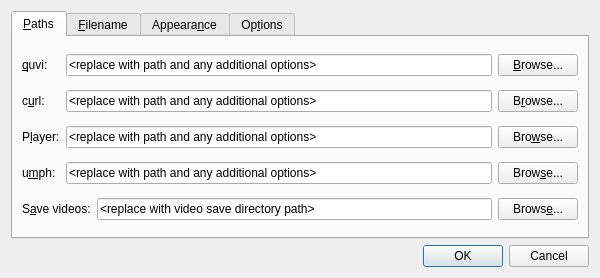
<?xml version="1.0" encoding="UTF-8"?>
<ui version="4.0">
 <class>Preferences</class>
 <widget class="QDialog" name="Preferences">
  <property name="geometry">
   <rect>
    <x>0</x>
    <y>0</y>
    <width>600</width>
    <height>278</height>
   </rect>
  </property>
  <property name="windowTitle">
   <string>Preferences</string>
  </property>
  <layout class="QGridLayout" name="gridLayout">
   <item row="0" column="0">
    <widget class="QTabWidget" name="tabWidget">
     <property name="currentIndex">
      <number>0</number>
     </property>
     <widget class="QWidget" name="tab">
      <attribute name="title">
       <string>&amp;Paths</string>
      </attribute>
      <layout class="QGridLayout" name="gridLayout_2">
       <item row="0" column="0">
        <widget class="QLabel" name="label">
         <property name="text">
          <string>&amp;quvi:</string>
         </property>
         <property name="buddy">
          <cstring>quviPathEdit</cstring>
         </property>
        </widget>
       </item>
       <item row="0" column="1" colspan="2">
        <widget class="QLineEdit" name="quviPathEdit">
         <property name="text">
          <string>&lt;replace with path and any additional options&gt;</string>
         </property>
        </widget>
       </item>
       <item row="0" column="3">
        <widget class="QPushButton" name="browseQuviBtn">
         <property name="text">
          <string>&amp;Browse...</string>
         </property>
        </widget>
       </item>
       <item row="1" column="0">
        <widget class="QLabel" name="label_8">
         <property name="text">
          <string>c&amp;url:</string>
         </property>
         <property name="buddy">
          <cstring>curlPathEdit</cstring>
         </property>
        </widget>
       </item>
       <item row="1" column="1" colspan="2">
        <widget class="QLineEdit" name="curlPathEdit">
         <property name="text">
          <string>&lt;replace with path and any additional options&gt;</string>
         </property>
        </widget>
       </item>
       <item row="1" column="3">
        <widget class="QPushButton" name="browseCurlBtn">
         <property name="text">
          <string>B&amp;rowse...</string>
         </property>
        </widget>
       </item>
       <item row="2" column="0">
        <widget class="QLabel" name="label_2">
         <property name="text">
          <string>P&amp;layer:</string>
         </property>
         <property name="buddy">
          <cstring>playerPathEdit</cstring>
         </property>
        </widget>
       </item>
       <item row="2" column="1" colspan="2">
        <widget class="QLineEdit" name="playerPathEdit">
         <property name="text">
          <string>&lt;replace with path and any additional options&gt;</string>
         </property>
        </widget>
       </item>
       <item row="2" column="3">
        <widget class="QPushButton" name="browsePlayerBtn">
         <property name="text">
          <string>Bro&amp;wse...</string>
         </property>
        </widget>
       </item>
       <item row="3" column="0">
        <widget class="QLabel" name="label_3">
         <property name="text">
          <string>u&amp;mph:</string>
         </property>
         <property name="buddy">
          <cstring>umphPathEdit</cstring>
         </property>
        </widget>
       </item>
       <item row="3" column="1" colspan="2">
        <widget class="QLineEdit" name="umphPathEdit">
         <property name="text">
          <string>&lt;replace with path and any additional options&gt;</string>
         </property>
        </widget>
       </item>
       <item row="3" column="3">
        <widget class="QPushButton" name="browseUmphBtn">
         <property name="text">
          <string>Brow&amp;se...</string>
         </property>
        </widget>
       </item>
       <item row="4" column="0" colspan="2">
        <widget class="QLabel" name="label_10">
         <property name="text">
          <string>S&amp;ave videos:</string>
         </property>
         <property name="buddy">
          <cstring>saveDirEdit</cstring>
         </property>
        </widget>
       </item>
       <item row="4" column="2">
        <widget class="QLineEdit" name="saveDirEdit">
         <property name="text">
          <string>&lt;replace with video save directory path&gt;</string>
         </property>
        </widget>
       </item>
       <item row="4" column="3">
        <widget class="QPushButton" name="browseSaveDirBtn">
         <property name="text">
          <string>Brows&amp;e...</string>
         </property>
        </widget>
       </item>
      </layout>
     </widget>
     <widget class="QWidget" name="tab_4">
      <attribute name="title">
       <string>&amp;Filename</string>
      </attribute>
      <layout class="QGridLayout" name="gridLayout_7">
       <item row="0" column="0">
        <widget class="QLabel" name="label_5">
         <property name="text">
          <string>F&amp;ilename format:</string>
         </property>
         <property name="buddy">
          <cstring>filenameFormatEdit</cstring>
         </property>
        </widget>
       </item>
       <item row="0" column="1">
        <widget class="QLineEdit" name="filenameFormatEdit">
         <property name="text">
          <string>%t.%s</string>
         </property>
        </widget>
       </item>
       <item row="0" column="2">
        <widget class="QComboBox" name="filenameFormatCombo">
         <item>
          <property name="text">
           <string>Default</string>
          </property>
         </item>
         <item>
          <property name="text">
           <string>Title, ID, Suffix</string>
          </property>
         </item>
         <item>
          <property name="text">
           <string>Title, ID, Host, Suffix</string>
          </property>
         </item>
        </widget>
       </item>
       <item row="1" column="0">
        <widget class="QLabel" name="label_6">
         <property name="text">
          <string>Tit&amp;le regexp:</string>
         </property>
         <property name="buddy">
          <cstring>regexpEdit</cstring>
         </property>
        </widget>
       </item>
       <item row="1" column="1">
        <widget class="QLineEdit" name="regexpEdit">
         <property name="text">
          <string>/(\w|\s)/g</string>
         </property>
        </widget>
       </item>
       <item row="1" column="2">
        <widget class="QComboBox" name="regexpCombo">
         <item>
          <property name="text">
           <string>Default</string>
          </property>
         </item>
         <item>
          <property name="text">
           <string>Word characters only</string>
          </property>
         </item>
         <item>
          <property name="text">
           <string>Digit characters only</string>
          </property>
         </item>
         <item>
          <property name="text">
           <string>Non-word characters only</string>
          </property>
         </item>
         <item>
          <property name="text">
           <string>Non-digit characters only</string>
          </property>
         </item>
         <item>
          <property name="text">
           <string>Non-whitespace characters only</string>
          </property>
         </item>
        </widget>
       </item>
       <item row="2" column="0">
        <widget class="QLabel" name="label_7">
         <property name="text">
          <string>Preview:</string>
         </property>
         <property name="buddy">
          <cstring>previewEdit</cstring>
         </property>
        </widget>
       </item>
       <item row="2" column="1">
        <widget class="QLineEdit" name="previewEdit">
         <property name="readOnly">
          <bool>true</bool>
         </property>
        </widget>
       </item>
       <item row="2" column="2">
        <widget class="QPushButton" name="refreshBtn">
         <property name="text">
          <string>&amp;Refresh</string>
         </property>
        </widget>
       </item>
      </layout>
     </widget>
     <widget class="QWidget" name="tab_2">
      <attribute name="title">
       <string>Appeara&amp;nce</string>
      </attribute>
      <layout class="QGridLayout" name="gridLayout_8">
       <item row="0" column="0">
        <widget class="QGroupBox" name="groupBox">
         <property name="title">
          <string>Program Icon</string>
         </property>
         <layout class="QFormLayout" name="formLayout">
          <item row="0" column="0">
           <widget class="QComboBox" name="iconCombo">
            <item>
             <property name="text">
              <string>Default</string>
             </property>
            </item>
            <item>
             <property name="text">
              <string>Custom</string>
             </property>
            </item>
           </widget>
          </item>
          <item row="0" column="1">
           <widget class="QLineEdit" name="iconPathEdit">
            <property name="enabled">
             <bool>false</bool>
            </property>
           </widget>
          </item>
          <item row="1" column="1">
           <widget class="QPushButton" name="browseIconBtn">
            <property name="enabled">
             <bool>false</bool>
            </property>
            <property name="text">
             <string>&amp;Browse...</string>
            </property>
           </widget>
          </item>
         </layout>
        </widget>
       </item>
      </layout>
     </widget>
     <widget class="QWidget" name="tab_3">
      <attribute name="title">
       <string>Op&amp;tions</string>
      </attribute>
      <layout class="QGridLayout" name="gridLayout_6">
       <item row="0" column="0">
        <layout class="QGridLayout" name="gridLayout_3">
         <item row="0" column="0">
          <widget class="QCheckBox" name="minWhenStartsBox">
           <property name="text">
            <string>&amp;Minimize when download starts</string>
           </property>
          </widget>
         </item>
         <item row="1" column="0">
          <widget class="QCheckBox" name="minToTrayBox">
           <property name="text">
            <string>M&amp;inimize to system tray</string>
           </property>
          </widget>
         </item>
         <item row="2" column="0">
          <widget class="QCheckBox" name="playWhenDoneBox">
           <property name="text">
            <string>Pl&amp;ay video when done downloading</string>
           </property>
          </widget>
         </item>
         <item row="3" column="0">
          <widget class="QCheckBox" name="stayOnTopBox">
           <property name="text">
            <string>&amp;Stay on top</string>
           </property>
          </widget>
         </item>
         <item row="4" column="0">
          <widget class="QCheckBox" name="showReminderBox">
           <property name="text">
            <string>S&amp;how reminder when NomNom starts</string>
           </property>
          </widget>
         </item>
         <item row="5" column="0">
          <widget class="QCheckBox" name="dontPromptFilenameBox">
           <property name="text">
            <string>&amp;Do not prompt for filename</string>
           </property>
          </widget>
         </item>
        </layout>
       </item>
       <item row="0" column="1">
        <layout class="QGridLayout" name="gridLayout_4">
         <item row="0" column="0">
          <widget class="QPushButton" name="clearRecentBtn">
           <property name="text">
            <string>Cl&amp;ear recent</string>
           </property>
          </widget>
         </item>
         <item row="1" column="0">
          <widget class="QPushButton" name="languageBtn">
           <property name="text">
            <string>&amp;Language...</string>
           </property>
          </widget>
         </item>
        </layout>
       </item>
       <item row="1" column="0">
        <layout class="QGridLayout" name="gridLayout_5">
         <item row="0" column="0">
          <widget class="QLabel" name="label_9">
           <property name="text">
            <string>Config:</string>
           </property>
          </widget>
         </item>
         <item row="0" column="1">
          <widget class="QLineEdit" name="configEdit">
           <property name="readOnly">
            <bool>true</bool>
           </property>
          </widget>
         </item>
        </layout>
       </item>
      </layout>
     </widget>
    </widget>
   </item>
   <item row="1" column="0">
    <widget class="QDialogButtonBox" name="buttonBox">
     <property name="orientation">
      <enum>Qt::Horizontal</enum>
     </property>
     <property name="standardButtons">
      <set>QDialogButtonBox::Cancel|QDialogButtonBox::Ok</set>
     </property>
    </widget>
   </item>
  </layout>
 </widget>
 <tabstops>
  <tabstop>tabWidget</tabstop>
  <tabstop>quviPathEdit</tabstop>
  <tabstop>browseQuviBtn</tabstop>
  <tabstop>curlPathEdit</tabstop>
  <tabstop>browseCurlBtn</tabstop>
  <tabstop>playerPathEdit</tabstop>
  <tabstop>browsePlayerBtn</tabstop>
  <tabstop>umphPathEdit</tabstop>
  <tabstop>browseUmphBtn</tabstop>
  <tabstop>saveDirEdit</tabstop>
  <tabstop>browseSaveDirBtn</tabstop>
  <tabstop>filenameFormatEdit</tabstop>
  <tabstop>filenameFormatCombo</tabstop>
  <tabstop>regexpEdit</tabstop>
  <tabstop>regexpCombo</tabstop>
  <tabstop>previewEdit</tabstop>
  <tabstop>refreshBtn</tabstop>
  <tabstop>iconCombo</tabstop>
  <tabstop>iconPathEdit</tabstop>
  <tabstop>browseIconBtn</tabstop>
  <tabstop>minWhenStartsBox</tabstop>
  <tabstop>minToTrayBox</tabstop>
  <tabstop>playWhenDoneBox</tabstop>
  <tabstop>stayOnTopBox</tabstop>
  <tabstop>showReminderBox</tabstop>
  <tabstop>dontPromptFilenameBox</tabstop>
  <tabstop>clearRecentBtn</tabstop>
  <tabstop>languageBtn</tabstop>
  <tabstop>configEdit</tabstop>
  <tabstop>buttonBox</tabstop>
 </tabstops>
 <resources/>
 <connections>
  <connection>
   <sender>buttonBox</sender>
   <signal>accepted()</signal>
   <receiver>Preferences</receiver>
   <slot>accept()</slot>
   <hints>
    <hint type="sourcelabel">
     <x>236</x>
     <y>184</y>
    </hint>
    <hint type="destinationlabel">
     <x>157</x>
     <y>215</y>
    </hint>
   </hints>
  </connection>
  <connection>
   <sender>buttonBox</sender>
   <signal>rejected()</signal>
   <receiver>Preferences</receiver>
   <slot>reject()</slot>
   <hints>
    <hint type="sourcelabel">
     <x>304</x>
     <y>184</y>
    </hint>
    <hint type="destinationlabel">
     <x>286</x>
     <y>215</y>
    </hint>
   </hints>
  </connection>
  <connection>
   <sender>browsePlayerBtn</sender>
   <signal>clicked()</signal>
   <receiver>Preferences</receiver>
   <slot>onBrowsePlayer()</slot>
   <hints>
    <hint type="sourcelabel">
     <x>539</x>
     <y>106</y>
    </hint>
    <hint type="destinationlabel">
     <x>299</x>
     <y>94</y>
    </hint>
   </hints>
  </connection>
  <connection>
   <sender>browseQuviBtn</sender>
   <signal>clicked()</signal>
   <receiver>Preferences</receiver>
   <slot>onBrowseQuvi()</slot>
   <hints>
    <hint type="sourcelabel">
     <x>539</x>
     <y>64</y>
    </hint>
    <hint type="destinationlabel">
     <x>299</x>
     <y>94</y>
    </hint>
   </hints>
  </connection>
  <connection>
   <sender>clearRecentBtn</sender>
   <signal>clicked()</signal>
   <receiver>Preferences</receiver>
   <slot>onClearRecent()</slot>
   <hints>
    <hint type="sourcelabel">
     <x>579</x>
     <y>131</y>
    </hint>
    <hint type="destinationlabel">
     <x>299</x>
     <y>94</y>
    </hint>
   </hints>
  </connection>
  <connection>
   <sender>regexpCombo</sender>
   <signal>currentIndexChanged(int)</signal>
   <receiver>Preferences</receiver>
   <slot>onRegexpChanged(int)</slot>
   <hints>
    <hint type="sourcelabel">
     <x>492</x>
     <y>89</y>
    </hint>
    <hint type="destinationlabel">
     <x>299</x>
     <y>98</y>
    </hint>
   </hints>
  </connection>
  <connection>
   <sender>filenameFormatCombo</sender>
   <signal>currentIndexChanged(int)</signal>
   <receiver>Preferences</receiver>
   <slot>onFilenameFormatChanged(int)</slot>
   <hints>
    <hint type="sourcelabel">
     <x>492</x>
     <y>56</y>
    </hint>
    <hint type="destinationlabel">
     <x>299</x>
     <y>98</y>
    </hint>
   </hints>
  </connection>
  <connection>
   <sender>refreshBtn</sender>
   <signal>clicked()</signal>
   <receiver>Preferences</receiver>
   <slot>onRefresh()</slot>
   <hints>
    <hint type="sourcelabel">
     <x>492</x>
     <y>122</y>
    </hint>
    <hint type="destinationlabel">
     <x>299</x>
     <y>98</y>
    </hint>
   </hints>
  </connection>
  <connection>
   <sender>filenameFormatEdit</sender>
   <signal>editingFinished()</signal>
   <receiver>Preferences</receiver>
   <slot>onFilenameFormatEditingFinished()</slot>
   <hints>
    <hint type="sourcelabel">
     <x>231</x>
     <y>56</y>
    </hint>
    <hint type="destinationlabel">
     <x>299</x>
     <y>98</y>
    </hint>
   </hints>
  </connection>
  <connection>
   <sender>regexpEdit</sender>
   <signal>editingFinished()</signal>
   <receiver>Preferences</receiver>
   <slot>onRegexpEditingFinished()</slot>
   <hints>
    <hint type="sourcelabel">
     <x>231</x>
     <y>89</y>
    </hint>
    <hint type="destinationlabel">
     <x>299</x>
     <y>98</y>
    </hint>
   </hints>
  </connection>
  <connection>
   <sender>browseCurlBtn</sender>
   <signal>clicked()</signal>
   <receiver>Preferences</receiver>
   <slot>onBrowseCurl()</slot>
   <hints>
    <hint type="sourcelabel">
     <x>539</x>
     <y>90</y>
    </hint>
    <hint type="destinationlabel">
     <x>299</x>
     <y>99</y>
    </hint>
   </hints>
  </connection>
  <connection>
   <sender>languageBtn</sender>
   <signal>clicked()</signal>
   <receiver>Preferences</receiver>
   <slot>onLanguage()</slot>
   <hints>
    <hint type="sourcelabel">
     <x>514</x>
     <y>123</y>
    </hint>
    <hint type="destinationlabel">
     <x>299</x>
     <y>99</y>
    </hint>
   </hints>
  </connection>
  <connection>
   <sender>browseUmphBtn</sender>
   <signal>clicked()</signal>
   <receiver>Preferences</receiver>
   <slot>onBrowseUmph()</slot>
   <hints>
    <hint type="sourcelabel">
     <x>537</x>
     <y>170</y>
    </hint>
    <hint type="destinationlabel">
     <x>299</x>
     <y>138</y>
    </hint>
   </hints>
  </connection>
  <connection>
   <sender>browseSaveDirBtn</sender>
   <signal>clicked()</signal>
   <receiver>Preferences</receiver>
   <slot>onBrowseSaveDir()</slot>
   <hints>
    <hint type="sourcelabel">
     <x>537</x>
     <y>206</y>
    </hint>
    <hint type="destinationlabel">
     <x>299</x>
     <y>138</y>
    </hint>
   </hints>
  </connection>
  <connection>
   <sender>iconCombo</sender>
   <signal>currentIndexChanged(int)</signal>
   <receiver>Preferences</receiver>
   <slot>onProgramIconChanged(int)</slot>
   <hints>
    <hint type="sourcelabel">
     <x>74</x>
     <y>82</y>
    </hint>
    <hint type="destinationlabel">
     <x>299</x>
     <y>138</y>
    </hint>
   </hints>
  </connection>
  <connection>
   <sender>browseIconBtn</sender>
   <signal>clicked()</signal>
   <receiver>Preferences</receiver>
   <slot>onBrowseProgramIcon()</slot>
   <hints>
    <hint type="sourcelabel">
     <x>344</x>
     <y>114</y>
    </hint>
    <hint type="destinationlabel">
     <x>299</x>
     <y>138</y>
    </hint>
   </hints>
  </connection>
 </connections>
 <slots>
  <slot>onBrowseQuvi()</slot>
  <slot>onBrowsePlayer()</slot>
  <slot>onClearRecent()</slot>
  <slot>onBrowseUmph()</slot>
  <slot>onFilenameFormatChanged(int)</slot>
  <slot>onRegexpChanged(int)</slot>
  <slot>onRefresh()</slot>
  <slot>onFilenameFormatEditingFinished()</slot>
  <slot>onRegexpEditingFinished()</slot>
  <slot>onBrowseCurl()</slot>
  <slot>onBrowseSaveDir()</slot>
  <slot>onLanguage()</slot>
  <slot>onProgramIconChanged(int)</slot>
  <slot>onBrowseProgramIcon()</slot>
 </slots>
</ui>
